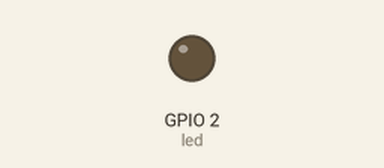
Simulated run of this sketch. Board: ESP32. Parts: output pins drawn as LEDs (lit = HIGH).

Above: at 0.5 s.
At 3.5 s:
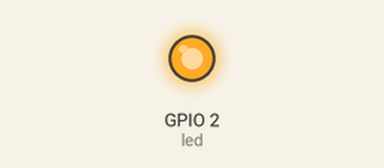
Timing chart, 0 to 7.8 s (numbered marks = the images above):
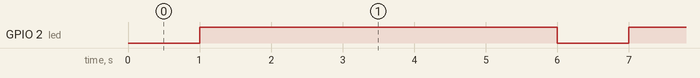

Measured:
- by itself, GPIO 2 (led): alternates HIGH for 5.0 s and LOW for 1.0 s

The sketch:

Blink_Esp32.ino
```cpp
int led = 2;
void setup() {
  pinMode(led, OUTPUT);     // Initialize the LED_BUILTIN pin as an output
}

// the loop function runs over and over again forever
void loop() {
  digitalWrite(led, LOW);   // Turn the LED on (Note that LOW is the voltage level
  // but actually the LED is on; this is because
  delay(1000);                      // Wait for a second
  digitalWrite(led, HIGH);  // Turn the LED off by making the voltage HIGH
  delay(5000);                      // Wait for two seconds (to demonstrate the active low LED)
}
```
